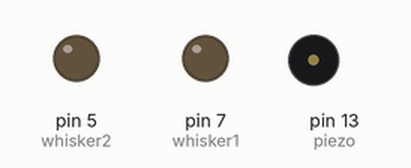
Recording of a sketch running on a simulated Arduino Uno, built with avr-gcc and run on an emulated ATmega328P. Shown: output pins drawn as LEDs (lit = HIGH), buzzer (waves = sounding).

Above: at 0.1 s.
At 0.6 s:
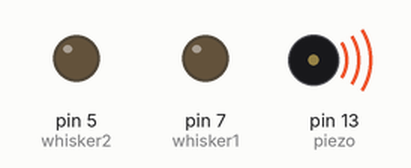
Timing chart, 0 to 2.1 s (numbered marks = the images above):
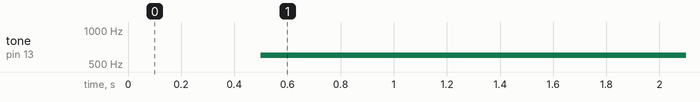

The sketch:

simpleCode.ino
```cpp
int whisker1 = 7;
int whisker2 = 5;
int LED = 12;
int piezo = 13;

void setup() {
  // put your setup code here, to run once:

  pinMode(whisker1, OUTPUT);
  pinMode(whisker2, OUTPUT);
  pinMode(LED, INPUT);
  pinMode(piezo, INPUT);


}

void loop() {
  // put your main code here, to run repeatedly:

  digitalWrite(LED, HIGH);
  delay(500);
  tone(piezo, 600);

  if(digitalRead(whisker1)){
    Serial.println("Here");
  }

}
```

Measured:
- by itself, tone on pin 13 (piezo): silent → 600 Hz at 0.50 s
